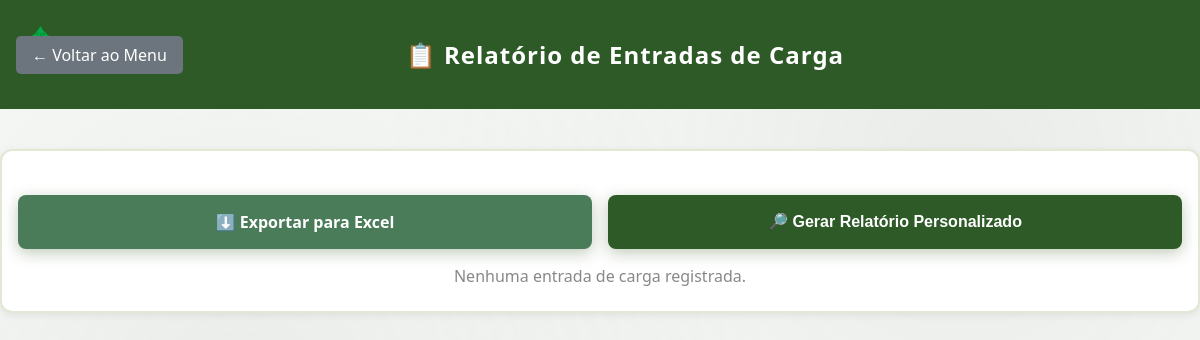
Page /gerar-relatorio on the earlier database version.
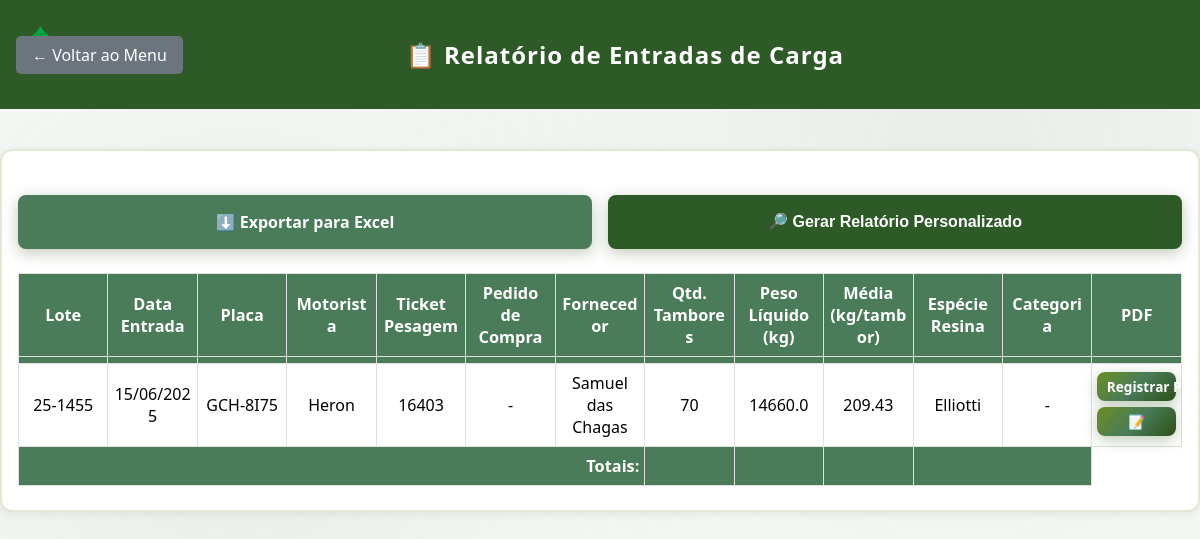
Same page on the later database version.
### tables this page shows
CREATE TABLE entradas_carga (
            id INTEGER PRIMARY KEY AUTOINCREMENT,
            fornecedor TEXT NOT NULL,
            data_entrada TEXT NOT NULL,
            motorista TEXT NOT NULL,
            placa TEXT NOT NULL,
            quantidade_tambores INTEGER NOT NULL,
            especie_resina TEXT NOT NULL,
            lote TEXT NOT NULL,
            ticket_pesagem TEXT NOT NULL UNIQUE,
            peso_liquido REAL NOT NULL,
            data_registro TEXT NOT NULL,
            usuario_registro TEXT NOT NULL
        );

### app.py (the view)
@app.route('/gerar-relatorio', methods=['GET'])
def gerar_relatorio():
    data_inicial = request.args.get('data_inicial')
    data_final = request.args.get('data_final')
    fornecedor = request.args.get('fornecedor')
    categoria = request.args.get('categoria')
    tipo_resina = request.args.get('tipo_resina')
    entradas = listar_entradas()
    if data_inicial:
        entradas = [e for e in entradas if e['data_entrada'] >= data_inicial]
    if data_final:
        entradas = [e for e in entradas if e['data_entrada'] <= data_final]
    if fornecedor:
        entradas = [e for e in entradas if e['fornecedor'] == fornecedor]
    if categoria:
        entradas = [e for e in entradas if e.get('categoria','') == categoria]
    if tipo_resina:
        entradas = [e for e in entradas if e.get('especie_resina','') == tipo_resina]
    return render_template('relatorio_entradas.html', entradas=entradas, lotes_pdfs={})

### app.py (called while the page is built)
def listar_entradas():
    conn = sqlite3.connect(DB_PATH)
    cursor = conn.cursor()
    cursor.execute('SELECT * FROM entradas_carga ORDER BY lote ASC')
    colunas = [desc[0] for desc in cursor.description]
    entradas = [dict(zip(colunas, row)) for row in cursor.fetchall()]
    conn.close()
    return entradas

### templates/relatorio_entradas.html (shortened to what the changed rows need)
<!DOCTYPE html>
<html lang="pt-BR">
<head>
    <link rel="stylesheet" href="{{ url_for('static', filename='css/style.css') }}">
    <link rel="stylesheet" href="https://cdn.datatables.net/1.13.7/css/jquery.dataTables.min.css">
    <link rel="stylesheet" href="https://cdn.jsdelivr.net/npm/yadcf@0.9.4/jquery.dataTables.yadcf.css">
</head>
<body class="relatorio-body">
    <div class="container">
        <div style="display: flex; justify-content: flex-end; gap: 1rem; margin-bottom: 1rem;">
            <a href="{{ url_for('exportar_excel') }}" class="btn"
                style="background: #4a7c59; color: white; font-weight: bold;">⬇️ Exportar para Excel</a>
            <button type="button" class="btn" id="btn-filtros"
                style="background: #2d5a27; color: white; font-weight: bold;">🔎 Gerar Relatório Personalizado</button>
        </div>
        {% if entradas %}
        <div class="table-responsive">
            <table id="tabela-entradas">
                <thead>
                    <tr>
                        <th>Lote</th>
                        <th>Data Entrada</th>
                        <th>Placa</th>
                        <th>Motorista</th>
                        <th>Ticket Pesagem</th>
                        <th>Pedido de Compra</th>
                        <th>Fornecedor</th>
                        <th>Qtd. Tambores</th>
                        <th>Peso Líquido (kg)</th>
                        <th>Média (kg/tambor)</th>
                        <th>Espécie Resina</th>
                        <th>Categoria</th>
                        <th>PDF</th>
                    </tr>
                    <tr class="filters">
                        <th></th>
                        <th></th>
                        <th></th>
                        <th></th>
                        <th></th>
                        <th></th>
                        <th></th>
                        <th></th>
                        <th></th>
                        <th></th>
                        <th></th>
                        <th></th>
                        <th></th>
                    </tr>
                </thead>
                <tbody>
                    {% for entrada in entradas %}
                    <tr>
                        <td>{{ entrada.lote }}</td>
                        <td data-date="{{ entrada.data_entrada }}">{% set data = entrada.data_entrada.split('-') %}{{
                            data[2] }}/{{ data[1] }}/{{ data[0] }}</td>
                        <td>{{ entrada.placa }}</td>
                        <td>{{ entrada.motorista }}</td>
                        <td>{{ entrada.ticket_pesagem }}</td>
                        <td>{{ entrada.pedido_compra or '-' }}</td>
                        <td>{{ entrada.fornecedor }}</td>
                        <td>{{ entrada.quantidade_tambores }}</td>
                        <td>{{ entrada.peso_liquido }}</td>
                        <td>{% if entrada.quantidade_tambores and entrada.peso_liquido %}{{ (entrada.peso_liquido /
                            entrada.quantidade_tambores)|round(2) }}{% else %}-{% endif %}</td>
                        <td>{{ entrada.especie_resina }}</td>
                        <td>{{ entrada.categoria or '-' }}</td>
                        <td>
                            {% if entrada.lote in lotes_pdfs %}
                            <div class="pdf-actions">
                                <a href="{{ url_for('static', filename='processos_pdfs/' + lotes_pdfs[entrada.lote]) }}"
                                    class="btn" target="_blank">Abrir PDF</a>
                                <a href="{{ url_for('registrar_processo', lote=entrada.lote) }}" class="btn"
                                    title="Editar PDF">✏️</a>
                                <a href="{{ url_for('editar_entrada', id=entrada.id) }}" class="btn"
                                    title="Editar Entrada">📝</a>
                            </div>
                            {% else %}
                            <div class="pdf-actions">
                                <a href="{{ url_for('registrar_processo', lote=entrada.lote) }}" class="btn">Registrar
                                    Processo</a>
                                <a href="{{ url_for('editar_entrada', id=entrada.id) }}" class="btn"
                                    title="Editar Entrada">📝</a>
                            </div>
                            {% endif %}
                        </td>
                    </tr>
                    {% endfor %}
                </tbody>
                <tfoot>
                    <tr>
                        <th colspan="7" style="text-align:right">Totais:</th>
                        <th id="soma-tambores"></th>
                        <th id="soma-peso"></th>
                        <th id="media-peso-tambor"></th>
                        <th colspan="2"></th>
                    </tr>
                </tfoot>
            </table>
        </div>
        {% else %}
        <p style="text-align:center; color:#888;">Nenhuma entrada de carga registrada.</p>
        {% endif %}
    </div>
</body>
</html>

Differences in the rows shown:
added entradas_carga: lote "25-1455", data "15", data "06", data "2025", placa "GCH-8I75", motorista "Heron", ticket_pesagem "16403", pedido_compra "-", fornecedor "Samuel das Chagas", quantidade_tambores "70", peso_liquido "14660.0", peso_liquido+quantidade_tambores "209.43", especie_resina "Elliotti", categoria "-"
Other differences:
text no longer shown: "Nenhuma entrada de carga registrada."
text now shown: "Lote Data Entrada Placa Motorista Ticket Pesagem Pedido de Compra Fornecedor Qtd. Tambores Peso Líquido (kg) Média (kg/tambor) Espécie Resina Categoria PDF Totais:"
